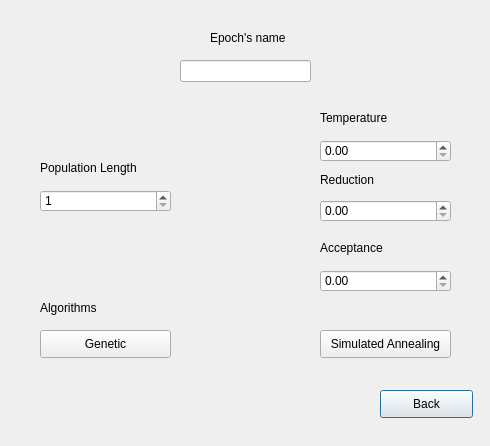
<?xml version="1.0" encoding="UTF-8"?>
<ui version="4.0">
 <class>DialogGenerateSchedule</class>
 <widget class="QDialog" name="DialogGenerateSchedule">
  <property name="geometry">
   <rect>
    <x>0</x>
    <y>0</y>
    <width>490</width>
    <height>446</height>
   </rect>
  </property>
  <property name="windowTitle">
   <string>Dialog</string>
  </property>
  <widget class="QPushButton" name="pushButton_5">
   <property name="geometry">
    <rect>
     <x>380</x>
     <y>390</y>
     <width>93</width>
     <height>28</height>
    </rect>
   </property>
   <property name="text">
    <string>Back</string>
   </property>
  </widget>
  <widget class="QPushButton" name="pushButton">
   <property name="geometry">
    <rect>
     <x>40</x>
     <y>330</y>
     <width>131</width>
     <height>28</height>
    </rect>
   </property>
   <property name="text">
    <string>Genetic</string>
   </property>
  </widget>
  <widget class="QPushButton" name="pushButton_2">
   <property name="geometry">
    <rect>
     <x>320</x>
     <y>330</y>
     <width>131</width>
     <height>28</height>
    </rect>
   </property>
   <property name="text">
    <string>Simulated Annealing</string>
   </property>
  </widget>
  <widget class="QLineEdit" name="epochName">
   <property name="geometry">
    <rect>
     <x>180</x>
     <y>60</y>
     <width>131</width>
     <height>22</height>
    </rect>
   </property>
  </widget>
  <widget class="QLabel" name="label">
   <property name="geometry">
    <rect>
     <x>40</x>
     <y>300</y>
     <width>61</width>
     <height>16</height>
    </rect>
   </property>
   <property name="text">
    <string>Algorithms</string>
   </property>
  </widget>
  <widget class="QLabel" name="label_2">
   <property name="geometry">
    <rect>
     <x>210</x>
     <y>30</y>
     <width>81</width>
     <height>16</height>
    </rect>
   </property>
   <property name="text">
    <string>Epoch's name</string>
   </property>
  </widget>
  <widget class="QSpinBox" name="populationLength">
   <property name="geometry">
    <rect>
     <x>40</x>
     <y>190</y>
     <width>131</width>
     <height>22</height>
    </rect>
   </property>
   <property name="minimum">
    <number>1</number>
   </property>
   <property name="maximum">
    <number>200</number>
   </property>
  </widget>
  <widget class="QLabel" name="label_3">
   <property name="geometry">
    <rect>
     <x>40</x>
     <y>160</y>
     <width>131</width>
     <height>16</height>
    </rect>
   </property>
   <property name="text">
    <string>Population Length</string>
   </property>
  </widget>
  <widget class="QLabel" name="label_4">
   <property name="geometry">
    <rect>
     <x>320</x>
     <y>110</y>
     <width>81</width>
     <height>16</height>
    </rect>
   </property>
   <property name="text">
    <string>Temperature</string>
   </property>
  </widget>
  <widget class="QLabel" name="label_5">
   <property name="geometry">
    <rect>
     <x>320</x>
     <y>170</y>
     <width>61</width>
     <height>20</height>
    </rect>
   </property>
   <property name="text">
    <string>Reduction</string>
   </property>
  </widget>
  <widget class="QLabel" name="label_6">
   <property name="geometry">
    <rect>
     <x>320</x>
     <y>240</y>
     <width>91</width>
     <height>16</height>
    </rect>
   </property>
   <property name="text">
    <string>Acceptance</string>
   </property>
  </widget>
  <widget class="QDoubleSpinBox" name="temp">
   <property name="geometry">
    <rect>
     <x>320</x>
     <y>140</y>
     <width>131</width>
     <height>22</height>
    </rect>
   </property>
  </widget>
  <widget class="QDoubleSpinBox" name="red">
   <property name="geometry">
    <rect>
     <x>320</x>
     <y>200</y>
     <width>131</width>
     <height>22</height>
    </rect>
   </property>
  </widget>
  <widget class="QDoubleSpinBox" name="acc">
   <property name="geometry">
    <rect>
     <x>320</x>
     <y>270</y>
     <width>131</width>
     <height>22</height>
    </rect>
   </property>
  </widget>
 </widget>
 <resources/>
 <connections>
  <connection>
   <sender>pushButton_5</sender>
   <signal>clicked()</signal>
   <receiver>DialogGenerateSchedule</receiver>
   <slot>close()</slot>
   <hints>
    <hint type="sourcelabel">
     <x>307</x>
     <y>259</y>
    </hint>
    <hint type="destinationlabel">
     <x>288</x>
     <y>202</y>
    </hint>
   </hints>
  </connection>
 </connections>
</ui>
